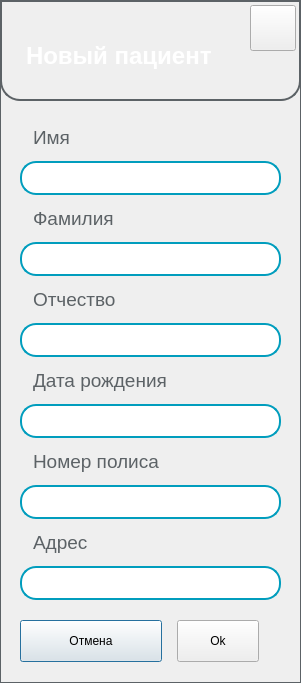
<?xml version="1.0" encoding="UTF-8"?>
<ui version="4.0">
 <class>AddPatient</class>
 <widget class="QDialog" name="AddPatient">
  <property name="geometry">
   <rect>
    <x>0</x>
    <y>0</y>
    <width>301</width>
    <height>683</height>
   </rect>
  </property>
  <property name="windowTitle">
   <string>Dialog</string>
  </property>
  <property name="styleSheet">
   <string notr="true">#AddPatient{
border: 1px solid #5c6266;
}</string>
  </property>
  <widget class="QWidget" name="layoutWidget">
   <property name="geometry">
    <rect>
     <x>20</x>
     <y>120</y>
     <width>261</width>
     <height>491</height>
    </rect>
   </property>
   <layout class="QVBoxLayout" name="verticalLayout">
    <item>
     <widget class="QLabel" name="label_position">
      <property name="styleSheet">
       <string notr="true">#label_position{
	font-size: 19px;
   color: #5c6266;
   text-align: left;
   padding-left: 5px;
   background-color: transparent;
   border-style: solid;
   border-left: 3px solid transparent;
   min-width:200px;
   min-height:25px;
   max-width:200px;
   max-height:25px;
}</string>
      </property>
      <property name="text">
       <string>Имя</string>
      </property>
     </widget>
    </item>
    <item>
     <widget class="QLineEdit" name="areaName">
      <property name="styleSheet">
       <string notr="true">#areaName{
	font-size: 15px;
	padding-left: 15px;
	min-height: 30px;
	max-height: 30px;
	border: 2px solid #019dbd;
    border-radius: 16px;
  	color: #5c6266;
}

.areaName:hover {
	border: 2px solid #00d4ff;
}</string>
      </property>
     </widget>
    </item>
    <item>
     <widget class="QLabel" name="label_position_2">
      <property name="styleSheet">
       <string notr="true">#label_position_2{
	font-size: 19px;
   color: #5c6266;
   text-align: left;
   padding-left: 5px;
   background-color: transparent;
   border-style: solid;
   border-left: 3px solid transparent;
   min-width:200px;
   min-height:25px;
   max-width:200px;
   max-height:25px;
}</string>
      </property>
      <property name="text">
       <string>Фамилия</string>
      </property>
     </widget>
    </item>
    <item>
     <widget class="QLineEdit" name="areaSurname">
      <property name="styleSheet">
       <string notr="true">#areaSurname{
	font-size: 15px;
	padding-left: 15px;
	min-height: 30px;
	max-height: 30px;
	border: 2px solid #019dbd;
    border-radius: 16px;
  	color: #5c6266;
}

#areaSurname:hover {
	border: 2px solid #00d4ff;
}</string>
      </property>
     </widget>
    </item>
    <item>
     <widget class="QLabel" name="label_position_3">
      <property name="styleSheet">
       <string notr="true">#label_position_3{
	font-size: 19px;
   color: #5c6266;
   text-align: left;
   padding-left: 5px;
   background-color: transparent;
   border-style: solid;
   border-left: 3px solid transparent;
   min-width:200px;
   min-height:25px;
   max-width:200px;
   max-height:25px;
}</string>
      </property>
      <property name="text">
       <string>Отчество</string>
      </property>
     </widget>
    </item>
    <item>
     <widget class="QLineEdit" name="areaPatronimic">
      <property name="styleSheet">
       <string notr="true">#areaPatronimic{
	font-size: 15px;
	padding-left: 15px;
	min-height: 30px;
	max-height: 30px;
	border: 2px solid #019dbd;
    border-radius: 16px;
  	color: #5c6266;
}

#areaPatronimic:hover {
	border: 2px solid #00d4ff;
}</string>
      </property>
     </widget>
    </item>
    <item>
     <widget class="QLabel" name="label_position_4">
      <property name="styleSheet">
       <string notr="true">#label_position_4{
	font-size: 19px;
   color: #5c6266;
   text-align: left;
   padding-left: 5px;
   background-color: transparent;
   border-style: solid;
   border-left: 3px solid transparent;
   min-width:200px;
   min-height:25px;
   max-width:200px;
   max-height:25px;
}</string>
      </property>
      <property name="text">
       <string>Дата рождения</string>
      </property>
     </widget>
    </item>
    <item>
     <widget class="QLineEdit" name="areaEdit_4">
      <property name="styleSheet">
       <string notr="true">#areaEdit_4{
	font-size: 15px;
	padding-left: 15px;
	min-height: 30px;
	max-height: 30px;
	border: 2px solid #019dbd;
    border-radius: 16px;
  	color: #5c6266;
}

#areaEdit_4:hover {
	border: 2px solid #00d4ff;
}</string>
      </property>
     </widget>
    </item>
    <item>
     <widget class="QLabel" name="label_position_5">
      <property name="styleSheet">
       <string notr="true">#label_position_5{
	font-size: 19px;
   color: #5c6266;
   text-align: left;
   padding-left: 5px;
   background-color: transparent;
   border-style: solid;
   border-left: 3px solid transparent;
   min-width:200px;
   min-height:25px;
   max-width:200px;
   max-height:25px;
}</string>
      </property>
      <property name="text">
       <string>Номер полиса</string>
      </property>
     </widget>
    </item>
    <item>
     <widget class="QLineEdit" name="areaEdit_5">
      <property name="styleSheet">
       <string notr="true">#areaEdit_5{
	font-size: 15px;
	padding-left: 15px;
	min-height: 30px;
	max-height: 30px;
	border: 2px solid #019dbd;
    border-radius: 16px;
  	color: #5c6266;
}

#areaEdit_5:hover {
	border: 2px solid #00d4ff;
}</string>
      </property>
     </widget>
    </item>
    <item>
     <widget class="QLabel" name="label_position_7">
      <property name="styleSheet">
       <string notr="true">#label_position_7{
	font-size: 19px;
   color: #5c6266;
   text-align: left;
   padding-left: 5px;
   background-color: transparent;
   border-style: solid;
   border-left: 3px solid transparent;
   min-width:200px;
   min-height:25px;
   max-width:200px;
   max-height:25px;
}</string>
      </property>
      <property name="text">
       <string>Адрес</string>
      </property>
     </widget>
    </item>
    <item>
     <widget class="QLineEdit" name="areaEdit_7">
      <property name="styleSheet">
       <string notr="true">#areaEdit_7{
	font-size: 15px;
	padding-left: 15px;
	min-height: 30px;
	max-height: 30px;
	border: 2px solid #019dbd;
    border-radius: 16px;
  	color: #5c6266;
}

#areaEdit_7:hover {
	border: 2px solid #00d4ff;
}</string>
      </property>
     </widget>
    </item>
   </layout>
  </widget>
  <widget class="QWidget" name="layoutWidget_2">
   <property name="geometry">
    <rect>
     <x>20</x>
     <y>620</y>
     <width>266</width>
     <height>44</height>
    </rect>
   </property>
   <layout class="QHBoxLayout" name="horizontalLayout">
    <property name="spacing">
     <number>15</number>
    </property>
    <property name="sizeConstraint">
     <enum>QLayout::SetMaximumSize</enum>
    </property>
    <item>
     <widget class="QPushButton" name="cancel">
      <property name="styleSheet">
       <string notr="true">	 min-width:140px;
    min-height:40px;
    max-width:140px;
    max-height:40px;
</string>
      </property>
      <property name="text">
       <string>Отмена</string>
      </property>
      <property name="icon">
       <iconset resource="image.qrc">
        <normaloff>:/image/cancel.png</normaloff>:/image/cancel.png</iconset>
      </property>
      <property name="iconSize">
       <size>
        <width>30</width>
        <height>30</height>
       </size>
      </property>
     </widget>
    </item>
    <item>
     <widget class="QPushButton" name="ok">
      <property name="styleSheet">
       <string notr="true">	 min-width:80px;
    min-height:40px;
    max-width:80px;
    max-height:40px;
</string>
      </property>
      <property name="text">
       <string>Ok</string>
      </property>
      <property name="icon">
       <iconset resource="image.qrc">
        <normaloff>:/image/ok.png</normaloff>:/image/ok.png</iconset>
      </property>
      <property name="iconSize">
       <size>
        <width>30</width>
        <height>30</height>
       </size>
      </property>
     </widget>
    </item>
   </layout>
  </widget>
  <widget class="QFrame" name="frame">
   <property name="geometry">
    <rect>
     <x>0</x>
     <y>0</y>
     <width>301</width>
     <height>101</height>
    </rect>
   </property>
   <property name="sizePolicy">
    <sizepolicy hsizetype="Preferred" vsizetype="Preferred">
     <horstretch>0</horstretch>
     <verstretch>0</verstretch>
    </sizepolicy>
   </property>
   <property name="styleSheet">
    <string notr="true">#frame{ 
background: qlineargradient(spread:pad, x1:0.053, y1:0.733, x2:1, y2:1, stop:0 rgba(0, 128, 	154, 255), stop:0.451724 rgba(82, 143, 156, 255), stop:1 rgba(172, 205, 212, 255));
border: 2px solid #5c6266;
border-bottom-right-radius:20px;
border-bottom-left-radius:20px;
}
</string>
   </property>
   <property name="frameShape">
    <enum>QFrame::StyledPanel</enum>
   </property>
   <property name="frameShadow">
    <enum>QFrame::Raised</enum>
   </property>
   <widget class="QLabel" name="label_2">
    <property name="geometry">
     <rect>
      <x>0</x>
      <y>40</y>
      <width>251</width>
      <height>32</height>
     </rect>
    </property>
    <property name="styleSheet">
     <string notr="true">	color: white;
    font-size: 24px;
    line-height: 60px;
    margin-left: 20px;
    background: transparent;
font-weight: bold;
</string>
    </property>
    <property name="text">
     <string>Новый пациент</string>
    </property>
   </widget>
   <widget class="QPushButton" name="close_btn">
    <property name="geometry">
     <rect>
      <x>250</x>
      <y>5</y>
      <width>46</width>
      <height>46</height>
     </rect>
    </property>
    <property name="cursor">
     <cursorShape>PointingHandCursor</cursorShape>
    </property>
    <property name="styleSheet">
     <string notr="true">#close_btn{
 	background-image: url(&quot;:/image/pharmacy.png&quot;);
    background-repeat: no-repeat;
    background-position: center center;
}

#close_btn:hover {
    background-image: url(&quot;:/image/pharmacy_act.png&quot;);
    background-repeat: no-repeat;
	background-position: center center;
}</string>
    </property>
    <property name="text">
     <string/>
    </property>
    <property name="iconSize">
     <size>
      <width>30</width>
      <height>30</height>
     </size>
    </property>
   </widget>
  </widget>
 </widget>
 <resources>
  <include location="image.qrc"/>
 </resources>
 <connections/>
</ui>
